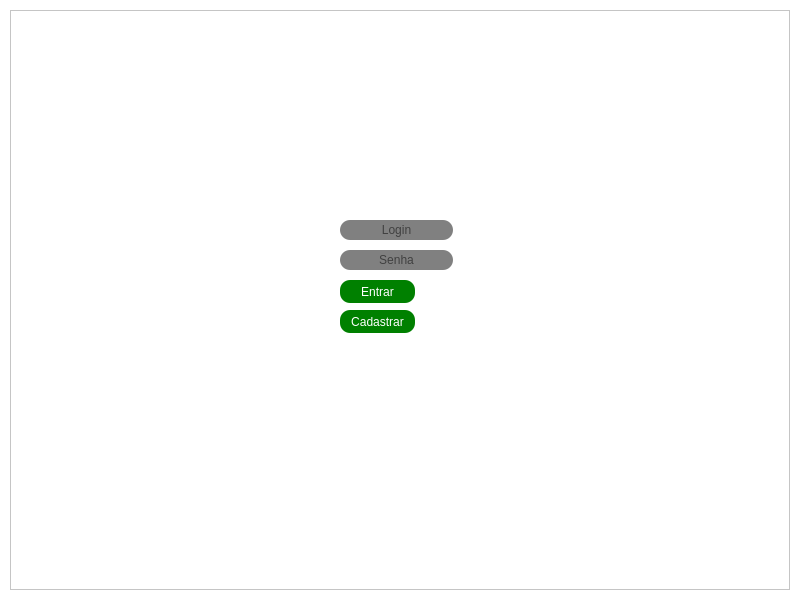
<?xml version="1.0" encoding="UTF-8"?>
<ui version="4.0">
 <class>MainWindow</class>
 <widget class="QMainWindow" name="MainWindow">
  <property name="geometry">
   <rect>
    <x>0</x>
    <y>0</y>
    <width>800</width>
    <height>600</height>
   </rect>
  </property>
  <property name="minimumSize">
   <size>
    <width>800</width>
    <height>600</height>
   </size>
  </property>
  <property name="maximumSize">
   <size>
    <width>800</width>
    <height>600</height>
   </size>
  </property>
  <property name="windowTitle">
   <string>MainWindow</string>
  </property>
  <widget class="QWidget" name="centralwidget">
   <widget class="QFrame" name="frame_principal">
    <property name="geometry">
     <rect>
      <x>0</x>
      <y>0</y>
      <width>800</width>
      <height>600</height>
     </rect>
    </property>
    <property name="styleSheet">
     <string notr="true">QFrame{
	background-color: white;
}</string>
    </property>
    <property name="frameShape">
     <enum>QFrame::StyledPanel</enum>
    </property>
    <property name="frameShadow">
     <enum>QFrame::Raised</enum>
    </property>
    <widget class="QStackedWidget" name="stackedWidget">
     <property name="geometry">
      <rect>
       <x>0</x>
       <y>0</y>
       <width>800</width>
       <height>600</height>
      </rect>
     </property>
     <property name="styleSheet">
      <string notr="true">background-color: white;</string>
     </property>
     <widget class="QWidget" name="tela_login">
      <widget class="QFrame" name="frame_login">
       <property name="geometry">
        <rect>
         <x>10</x>
         <y>10</y>
         <width>780</width>
         <height>580</height>
        </rect>
       </property>
       <property name="styleSheet">
        <string notr="true">QLineEdit {
	background-color: grey;
	border-radius: 10px;
}

QPushButton {
	background-color: green;
	color: white;
	border-radius: 10px;
}</string>
       </property>
       <property name="frameShape">
        <enum>QFrame::StyledPanel</enum>
       </property>
       <property name="frameShadow">
        <enum>QFrame::Raised</enum>
       </property>
       <widget class="QLineEdit" name="lineEdit_login_user">
        <property name="geometry">
         <rect>
          <x>330</x>
          <y>210</y>
          <width>113</width>
          <height>20</height>
         </rect>
        </property>
        <property name="alignment">
         <set>Qt::AlignCenter</set>
        </property>
        <property name="placeholderText">
         <string>Login</string>
        </property>
       </widget>
       <widget class="QLineEdit" name="lineEdit_login_senha">
        <property name="geometry">
         <rect>
          <x>330</x>
          <y>240</y>
          <width>113</width>
          <height>20</height>
         </rect>
        </property>
        <property name="echoMode">
         <enum>QLineEdit::Password</enum>
        </property>
        <property name="alignment">
         <set>Qt::AlignCenter</set>
        </property>
        <property name="placeholderText">
         <string>Senha</string>
        </property>
       </widget>
       <widget class="QPushButton" name="pushButton_login_entrar">
        <property name="geometry">
         <rect>
          <x>330</x>
          <y>270</y>
          <width>75</width>
          <height>23</height>
         </rect>
        </property>
        <property name="text">
         <string>Entrar</string>
        </property>
       </widget>
       <widget class="QPushButton" name="pushButton_login_cadastrar">
        <property name="geometry">
         <rect>
          <x>330</x>
          <y>300</y>
          <width>75</width>
          <height>23</height>
         </rect>
        </property>
        <property name="text">
         <string>Cadastrar</string>
        </property>
       </widget>
      </widget>
     </widget>
     <widget class="QWidget" name="page_2"/>
    </widget>
   </widget>
  </widget>
 </widget>
 <resources/>
 <connections/>
</ui>
